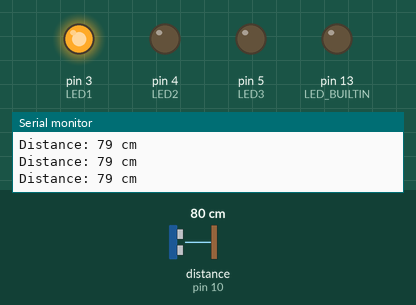
Bench run of a sketch on a simulated Arduino Uno, built with avr-gcc and run on an emulated ATmega328P. Shown: output pins drawn as LEDs (lit = HIGH), the last lines printed to the serial monitor. Wiring (inferred from the names in the program): ultrasonic range finder: trigger pin 9; echo pin 10. The inputs (shaded band) are chosen by the test bench; at power-on: distance to the obstacle (sensor on pin 10) 80 cm. The echo pulse lasts 58.3 µs per cm; pins used as bus, display or sensor lines are not drawn.

Above: at 1.2 s.
1.3 s: distance to the obstacle (sensor on pin 10) set to 103 cm
At 2.6 s:
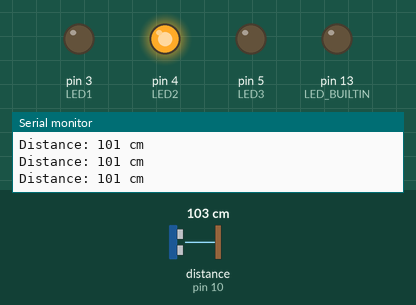
3.0 s: distance to the obstacle (sensor on pin 10) set to 2 cm
At 3.6 s:
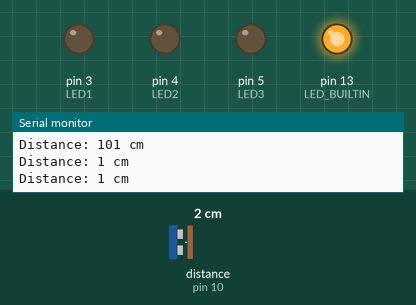
4.5 s: distance to the obstacle (sensor on pin 10) set to 48 cm
6.0 s: distance to the obstacle (sensor on pin 10) set to 53 cm
At 6.8 s:
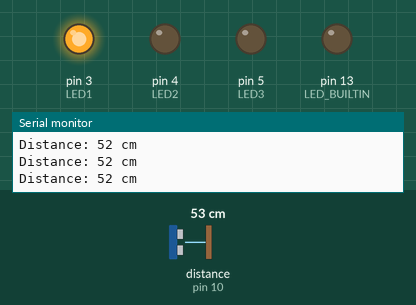
7.5 s: distance to the obstacle (sensor on pin 10) set to 299 cm
At 8.0 s:
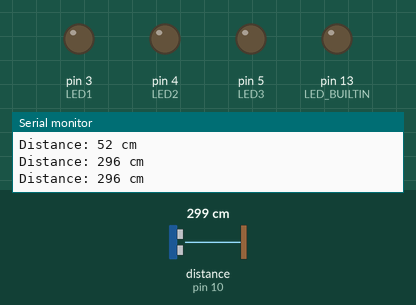
9.1 s: distance to the obstacle (sensor on pin 10) set to 208 cm
10.6 s: distance to the obstacle (sensor on pin 10) set to 198 cm
At 12.2 s:
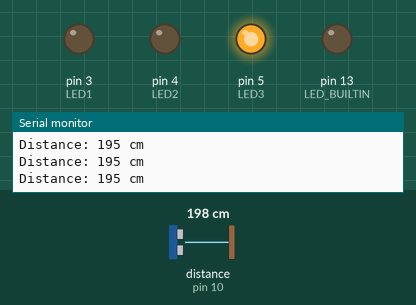
Timing chart, 0 to 13.2 s (numbered marks = the images above; inputs shaded):
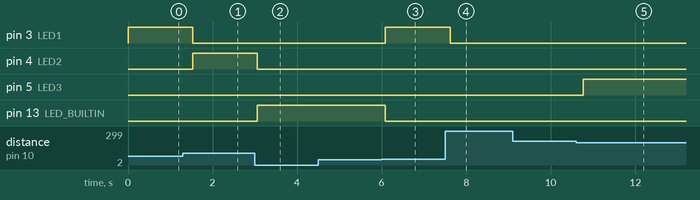

The sketch:

Ultrasonic_LED_Indicator.ino
```cpp
const int LED1 = 3;
const int LED2 = 4;
const int LED3 = 5;

const int trigPin = 9;
const int echoPin = 10;

long duration;
int distance;

void setup() {
  pinMode(trigPin, OUTPUT);
  pinMode(echoPin, INPUT);

  pinMode(LED_BUILTIN, OUTPUT);
  pinMode(LED1, OUTPUT);
  pinMode(LED2, OUTPUT);
  pinMode(LED3, OUTPUT);

    Serial.begin(9600);
}

void loop() {

  digitalWrite(trigPin, LOW);
  delayMicroseconds(2);
  digitalWrite(trigPin, HIGH);
  delayMicroseconds(10);
  digitalWrite(trigPin, LOW);

  duration = pulseIn(echoPin, HIGH);

  distance = duration * 0.034 / 2;

  Serial.print("Distance: ");
  Serial.print(distance);
  Serial.println(" cm");

  digitalWrite(LED1, LOW);
  digitalWrite(LED2, LOW);
  digitalWrite(LED3, LOW);
  digitalWrite(LED_BUILTIN, LOW);


  if (distance < 50) {
    digitalWrite(LED_BUILTIN, HIGH);
  } else if (distance < 100) {
    digitalWrite(LED1, HIGH);
  } else if (distance < 150) {
    digitalWrite(LED2, HIGH);
  } else if (distance < 200) {
    digitalWrite(LED3, HIGH);
  }

  delay(300);
}
```

Measured:
- the behaviour switches between 50 and 51 cm on distance to the obstacle (sensor on pin 10) (found by bisection; images 2 and 3)
- the behaviour switches between 203 and 202 cm on distance to the obstacle (sensor on pin 10) (found by bisection; images 4 and 5)
- after the input at 1.3 s, pin 3 (LED1): HIGH → LOW after 0.23 s; pin 4 (LED2): LOW → HIGH after 0.23 s
- after the input at 3.0 s, pin 4 (LED2): HIGH → LOW after 0.06 s; pin 13 (LED_BUILTIN): LOW → HIGH after 0.06 s
- after the input at 6.0 s, pin 3 (LED1): LOW → HIGH after 0.09 s; pin 13 (LED_BUILTIN): HIGH → LOW after 0.09 s
- after the input at 7.5 s, pin 3 (LED1): HIGH → LOW after 0.12 s
- after the input at 10.6 s, pin 5 (LED3): LOW → HIGH after 0.17 s
